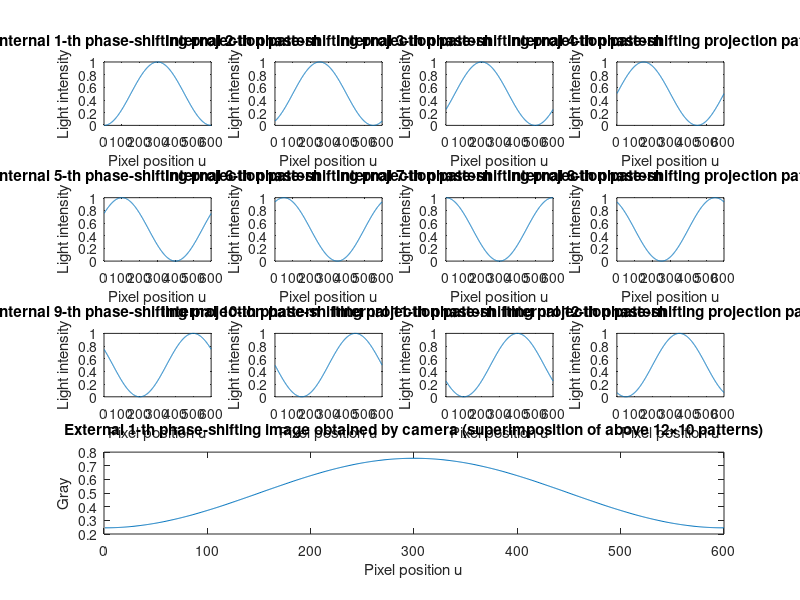
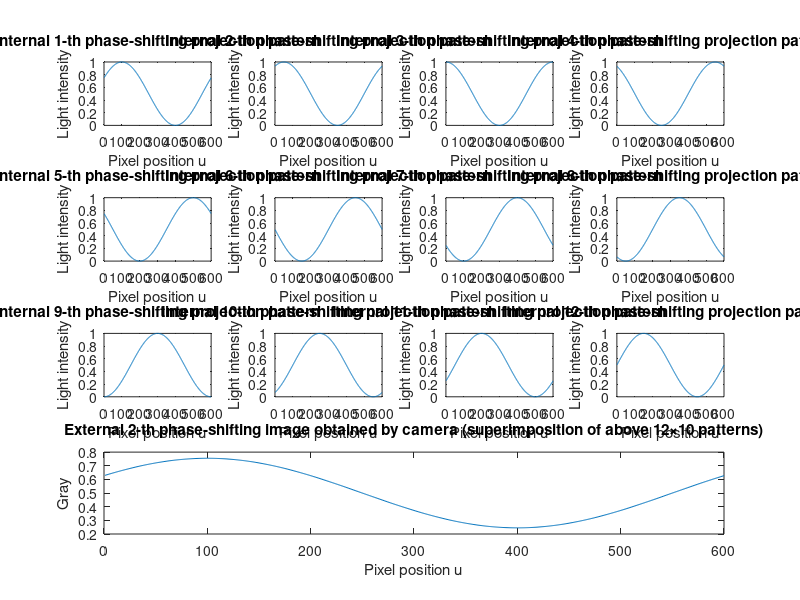
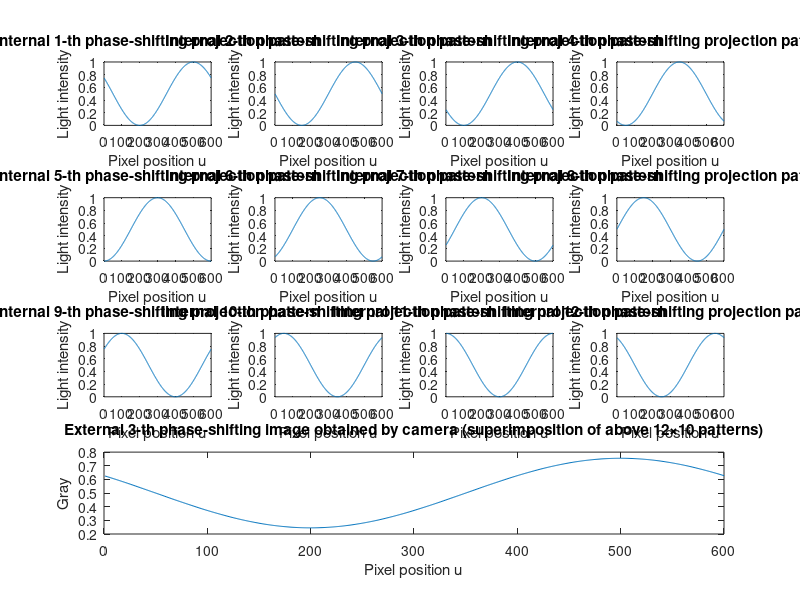

MATLAB code to generate these figures, in order:
%%%%%%%%%%%%%%%%%%%%%%%%%%%% Proposed Projetion method %%%%%%%%%%%%%%%%%%%%%%%%%%%%
% document description:
% 1. This file introduces generation of proposed projection patterns
% 2. Actual images captured by a camera are uploaded to "Data" folder.
% 3. See also "Method_Comparison.m"
% Symbol description and other definitions:
% 1. N1 denotes total number of external phase-shifitng steps
% 2. k1 denotes k1-th step of external phase-shifting
% 3. N2 denotes total number of internal phase-shifitng steps
% 4. k2 denotes the k2-th step of internal phase-shifting
% 5. internal phase-shifting is used to generate the camera image
% 6. external phase-shifting used camera images to extrct wrapped phase
% 7. Total number of projections is 120 in one exposure.
% 8. Projeciton numbers of I_k1k2 are: 20,19,15,10,5,1,0,1,5,10,15,19, respectively;
%%%%%%%%%%%%%%%%%%%%%%%%%%%%%%%%%%%%%%%%%%%%%%%%%%%%%%%%%%%%%%%%%%%%%%%%%%%%%%%%%%%
%%%%%%%%%%%%%%%%%%%%%%%%%%%%%%%%%%%%%%%%%%%%%%%%%%%%%%%%%%%%%%%%%%%%%%%%%%%%%%%%%%%

%%%%%%%%%%%% 1、Initialization
clc; clear; close all;
f = 1;              % fringe number
N1=3;               % total number of external phase-shifitng steps
N2=12;              % total number of internal phase-shifitng steps
A=0.5;
B=0.5;                          
Height_img=500;  Width_img=600;
u=1:Width_img;

%%%%%%%%%%%% 2、Algorithm
%%% 1) Information for setting the projection number of each pattern
c = 10;                               % c denotes the scaling factor
k2=1:N2;            
Sk_ideal=c*(cos(2*(k2-1)*pi/N2)+1);   % Ideal projection number
Sk=round(Sk_ideal);                   % Actual projection number
fprintf("Projeciton number for 12 patterns: ");
fprintf("%d, ",Sk);
%%% 2) Information for setting the exposure time of camera
Resonant_frequency=1150;                                   % Resonant frequency of MEMS mirror
Projection_speed=Resonant_frequency*2;                     % Projection speed of MEMS projector (fps) 
Total_Projecion_number=sum(Sk);                            % Total projection number in one exposure
Exposure_time=1/Projection_speed*Total_Projecion_number;   % Exposure time of camera
fprintf("\n Exposure time of camera: %d (ms) \n", Exposure_time*1000);
%%% 3) Generating projection patterns loaded by MEMS projector
for k1=1:1:N1
    I_k1=0;
    figure('name',[' External k1=',num2str(k1)]);
    for k2=1:1:N2
        %%% 12 kinds of patterns projected by MEMS projector
        phi_k1=2*(k1-1)*pi/N1;                 % external phase-shifting
        phi_k2=2*(k2-1)*pi/N2;                 % internal phase-shifting
        absolute_phase=2*pi*f*u/Width_img;     % Absolute Phase
        I_k1k2 = A + B*cos(absolute_phase + phi_k1 + phi_k2 - pi); %
        subplot(4,4,k2); plot(I_k1k2); 
        title(['Internal ',num2str(k2),'-th phase-shifting projection pattern']);
        xlabel('Pixel position u');ylabel('Light intensity');
        %%% Image captured by camera 
        % Note that acutal images are modulated by real objects and obtained by cameras in real world.
        % The actual captured images can be found in "Data" folder. 
        % The following I_k1 are non-modulated simulation images rather than actual images to conveniently show superimposition process.
        I_k1=I_k1+I_k1k2*Sk(k2);    
    end
    subplot(4,4,13:16); plot(I_k1/Total_Projecion_number); 
    title(['External ',num2str(k1),'-th phase-shifting image obtained by camera (superimposition of above 12×10 patterns)']);
    xlabel('Pixel position u');ylabel('Gray');
end
